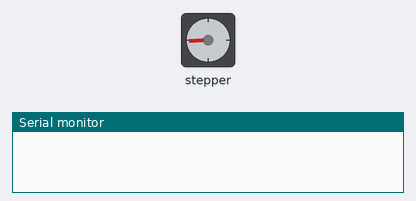
A sketch run on a simulated Arduino Uno, built with avr-gcc and run on an emulated ATmega328P. Parts: stepper motor, the last lines printed to the serial monitor. Wiring (inferred from the names in the program): stepper motor driver (200 steps per turn assumed): step pin 10; direction pin 9; enable pin 8.

Above: at 0.05 s.
At 0.8 s:
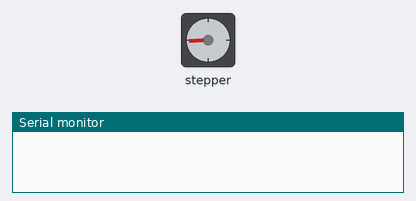
At 1.55 s:
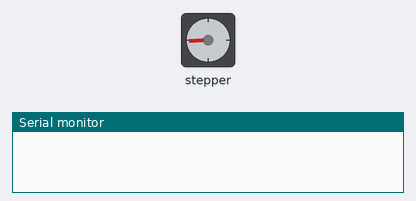
At 3.0 s:
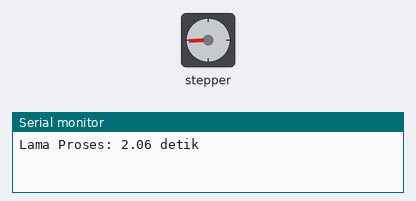
Timing chart, 0 to 7.0 s (numbered marks = the images above):
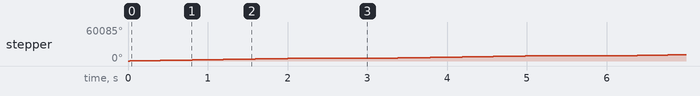

Measured:
- by itself, stepper: turns 4586° clockwise in 2.0 s, repeating every 3.0 s

The sketch:

200_pulse.ino
```cpp
int en = 8;
int dir = 9;
int pul = 10;

void setup() {
  pinMode(en, OUTPUT);
  pinMode(dir, OUTPUT);
  pinMode(pul, OUTPUT);
  Serial.begin(9600);
}

void loop() {
  digitalWrite(en, LOW);
  digitalWrite(dir, HIGH);

  unsigned long startTime = micros();

  for (int i=0; i<2548; i++) {
    digitalWrite(pul, HIGH);
    delayMicroseconds(400);
    digitalWrite(pul, LOW);
    delayMicroseconds(400);
  }

  unsigned long endTime = micros();

  float durasiProses = (endTime - startTime) / 1000000.0;

  Serial.print("Lama Proses: ");
  Serial.print(durasiProses);
  Serial.print(" detik");
  Serial.print("\n");
  delay(1000);
}
```
